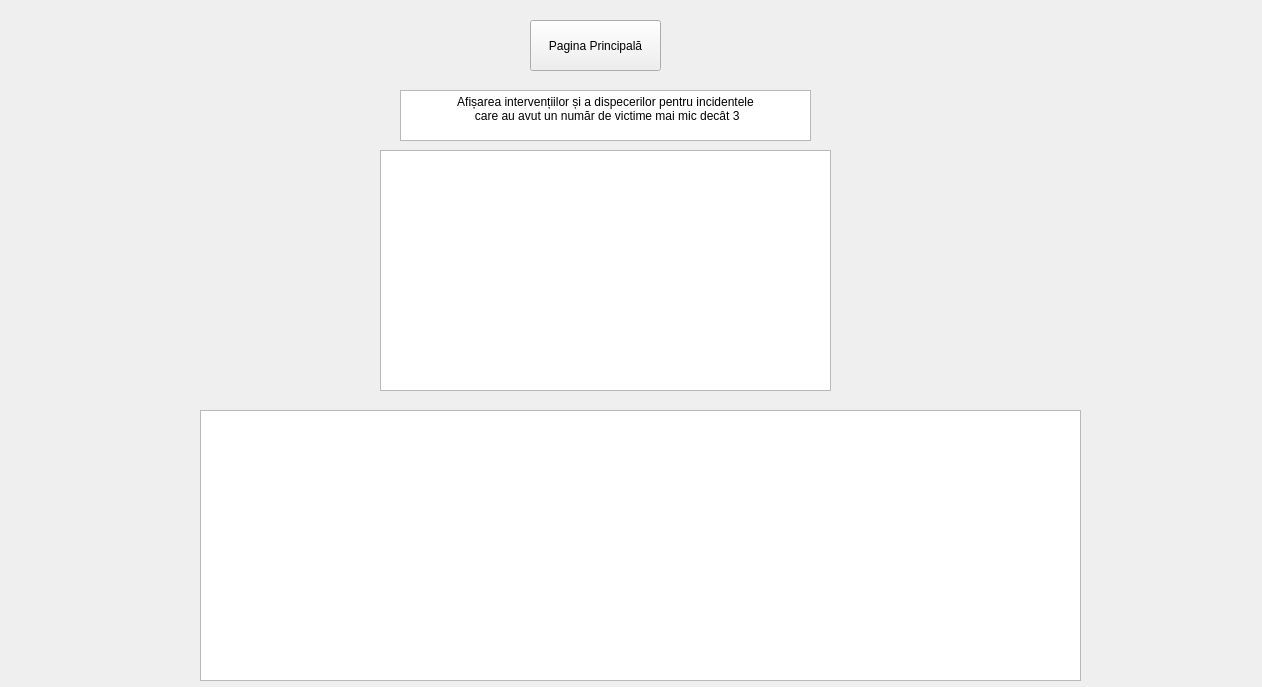
<?xml version="1.0" encoding="UTF-8"?>
<ui version="4.0">
 <class>Form</class>
 <widget class="QWidget" name="Form">
  <property name="geometry">
   <rect>
    <x>0</x>
    <y>0</y>
    <width>1262</width>
    <height>687</height>
   </rect>
  </property>
  <property name="windowTitle">
   <string>Form</string>
  </property>
  <widget class="QPushButton" name="pushButton">
   <property name="geometry">
    <rect>
     <x>530</x>
     <y>20</y>
     <width>131</width>
     <height>51</height>
    </rect>
   </property>
   <property name="text">
    <string>Pagina Principală</string>
   </property>
  </widget>
  <widget class="QTableView" name="tableView">
   <property name="geometry">
    <rect>
     <x>200</x>
     <y>410</y>
     <width>881</width>
     <height>271</height>
    </rect>
   </property>
  </widget>
  <widget class="QTableView" name="tableView_2">
   <property name="geometry">
    <rect>
     <x>380</x>
     <y>150</y>
     <width>451</width>
     <height>241</height>
    </rect>
   </property>
  </widget>
  <widget class="QTextEdit" name="textEdit">
   <property name="geometry">
    <rect>
     <x>400</x>
     <y>90</y>
     <width>411</width>
     <height>51</height>
    </rect>
   </property>
   <property name="html">
    <string>&lt;!DOCTYPE HTML PUBLIC &quot;-//W3C//DTD HTML 4.0//EN&quot; &quot;http://www.w3.org/TR/REC-html40/strict.dtd&quot;&gt;
&lt;html&gt;&lt;head&gt;&lt;meta name=&quot;qrichtext&quot; content=&quot;1&quot; /&gt;&lt;meta charset=&quot;utf-8&quot; /&gt;&lt;style type=&quot;text/css&quot;&gt;
p, li { white-space: pre-wrap; }
hr { height: 1px; border-width: 0; }
li.unchecked::marker { content: &quot;\2610&quot;; }
li.checked::marker { content: &quot;\2612&quot;; }
&lt;/style&gt;&lt;/head&gt;&lt;body style=&quot; font-family:'Segoe UI'; font-size:9pt; font-weight:400; font-style:normal;&quot;&gt;
&lt;p align=&quot;center&quot; style=&quot; margin-top:0px; margin-bottom:0px; margin-left:0px; margin-right:0px; -qt-block-indent:0; text-indent:0px;&quot;&gt;Afișarea intervențiilor și a dispecerilor pentru incidentele&lt;/p&gt;
&lt;p align=&quot;center&quot; style=&quot; margin-top:0px; margin-bottom:0px; margin-left:0px; margin-right:0px; -qt-block-indent:0; text-indent:0px;&quot;&gt; care au avut un număr de victime mai mic decât 3&lt;/p&gt;&lt;/body&gt;&lt;/html&gt;</string>
   </property>
  </widget>
 </widget>
 <resources/>
 <connections/>
</ui>
